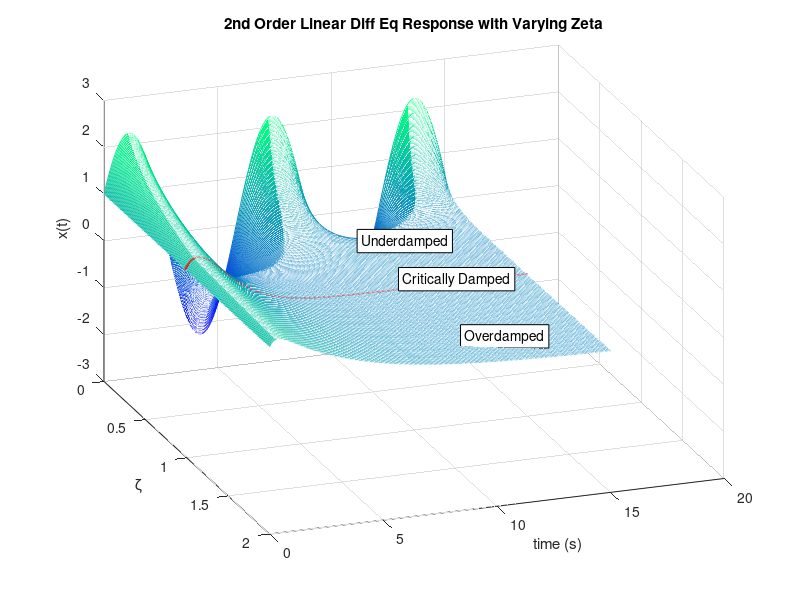

Recreate this plot in MATLAB.
%%% CLEAN UP AND START
clear, clc
disp('Start')

%%% INITIAL CONDITIONS AND SETUP
wn = 1;
x0 = 1;
xdot0 = 1;
t = 0:0.02:15;
zeta = 0:0.01:2;
x = zeros(length(t), length(zeta));

%%% OBTAINING RESPONSES
for k = 1:length(zeta)
    if zeta(k) < 1
        wd = wn*sqrt(1-zeta(k)^2);
        C1 = x0;
        C2 = (xdot0+wn)/wd;
        x(:,k) = C1.*exp(-zeta(k).*wn.*t).*cos(wd.*t) + C2.*exp(-zeta(k).*wn.*t).*sin(wd.*t);
    elseif zeta(k) == 1
        C1 = x0;
        C2 = x0 + wn*x0;
        x(:,k) = (C1+C2.*t).*exp(-wn.*t);
    else
        wd = wn*sqrt(zeta(k)^2-1);
        r1 = -wn*zeta(k)+wd;
        r2 = -wn*zeta(k)-wd;
        det = r2-r1;
        C1 = (r2*x0 - xdot0)/det;
        C2 = (-r1*x0 + 1)/det;
        x(:,k) = C1.*exp(r1.*t) + C2.*exp(r2.*t);
    end
end

% PLOTTING DATA
% Figure and Color Scheme
figure('Name', 'Second Order Response',...
    'Position', [50 50 1000 800])
colormap winter;

% Dynamic Response Data
mesh(zeta, t, x)
hold on

% Critically Damped Response (in red)
indexZeta1 = find(zeta == 1);
plot3(ones(length(t), 1), t, x(:, indexZeta1),...
    'Color', 'r', 'LineWidth', 4)

%%% DECORATIONS
% User Interface
grid on
rotate3d on
view(70, 30)

% Labels
title('2nd Order Linear Diff Eq Response with Varying Zeta')
xlabel('\zeta')
ylabel('time (s)')
zlabel('x(t)')

% Annotations
underdampedLabel = text(0.5,9.5,0.25,'Underdamped');
set(underdampedLabel,'BackgroundColor','w','EdgeColor','k')
critdampedLabel = text(1,9.5,0.25,'Critically Damped');
set(critdampedLabel,'BackgroundColor','w','EdgeColor','k')
overdampedLabel = text(1.75,9.5,0.25,'Overdamped');
set(overdampedLabel,'BackgroundColor','w','EdgeColor','k')


%%% DONE
disp('Done')
